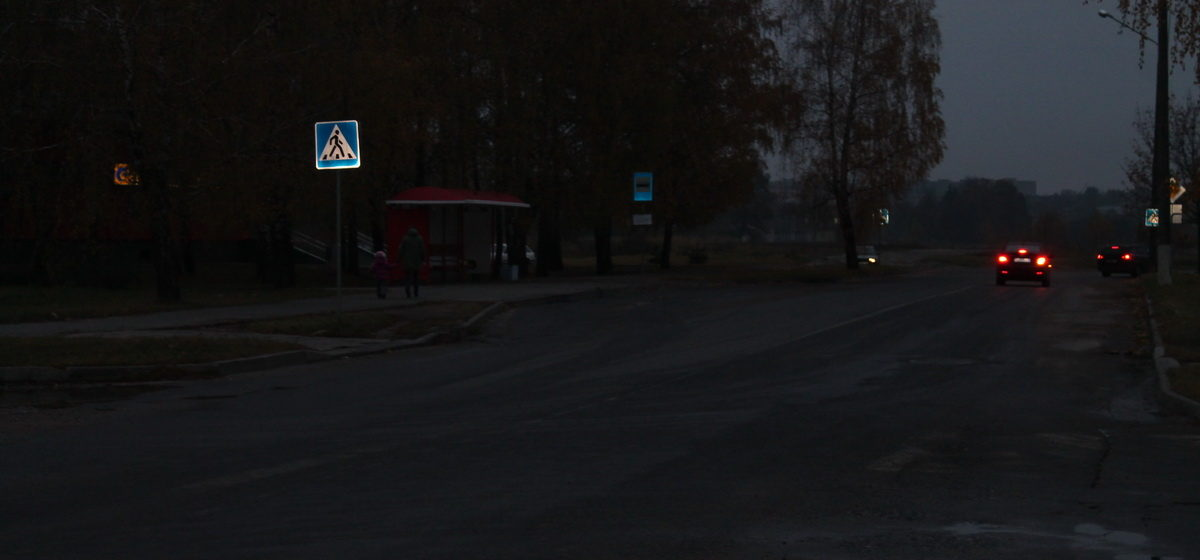
#> input picture mv.jpg, 1200 x 560 px
$ jupyter execute task1.ipynb   (older library calls are emulated)
#> lines starting #> are read from the running program, lines starting #| are printed output that depends on the picture
[cell 1]
#Task1
import numpy as np
from scipy import misc
import matplotlib.pyplot as plt
import matplotlib.image as img
from scipy import ndimage as nimg
from scipy import misc
from skimage import feature
pic2 = misc.imread('mv.jpg',mode='L')
#> pic2: shape (560, 1200); min 0, max 254, mean 22.9

#APart
arrayA = np.array([
    [1, 2, 1],
    [2, 4, 2],
    [1, 2, 1]
])
arrayA = arrayA * (1/16)

#Bpart
arrayB = np.array([
    [0, 1, 0],
    [1, 1, 1],
    [0, 1, 0]
])
arrayB = arrayB * (1/5)


#Dpart
arrayD = np.array([
    [-1, -2, -1],
    [-2, 12, -2],
    [-1, -2, -1]
])

#Epart
arrayE = np.array([
    [-1, -2, -1],
    [0, 0, 0],
    [1, 2, 1]
])

newpicA = nimg.convolve(pic2, arrayA)
newpicB = nimg.convolve(pic2, arrayB)
newpicC = nimg.median_filter(pic2, 3)
newpicD = nimg.convolve(pic2, arrayD)
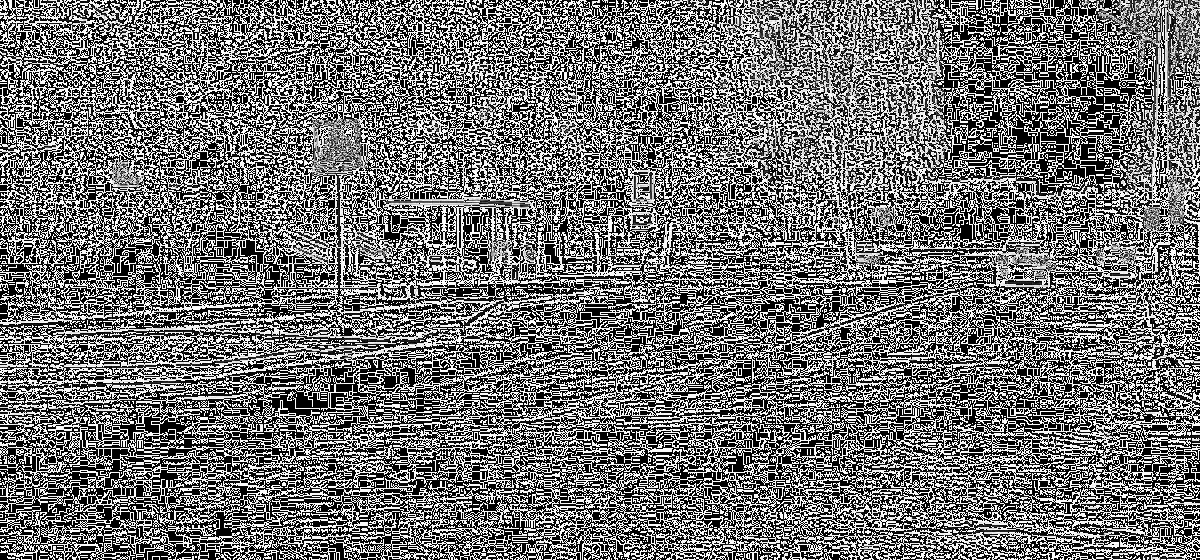
#> newpicD: shape (560, 1200); min 0, max 255, mean 114
newpicE = nimg.convolve(pic2, arrayE)
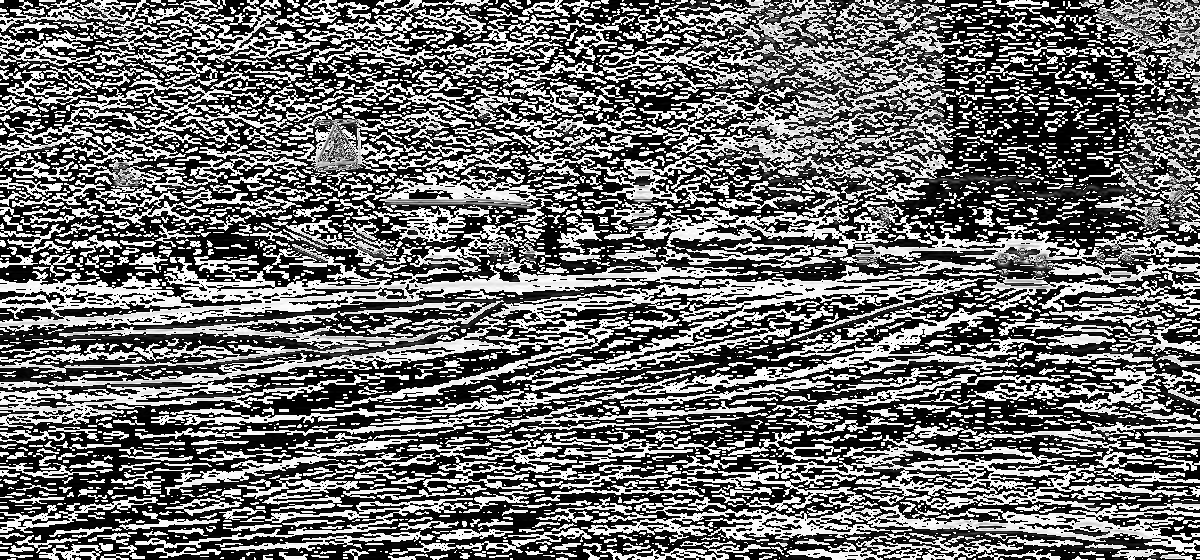
#> newpicE: shape (560, 1200); min 0, max 255, mean 109.4

fig, (ax1, ax2, ax3, ax4, ax5, ax6) = plt.subplots(nrows=1, ncols=6, figsize=(20, 3),
                                    sharex=True, sharey=True)

ax1.imshow(pic2, cmap = plt.cm.gray)
ax1.axis('off')
ax1.set_title('Original', fontsize=15)

ax2.imshow(newpicA, cmap = plt.cm.gray)
ax2.axis('off')
ax2.set_title('Filter A', fontsize=15)

ax3.imshow(newpicB, cmap = plt.cm.gray)
ax3.axis('off')
ax3.set_title('Filter B', fontsize=15)

ax4.imshow(newpicC, cmap = plt.cm.gray)
ax4.axis('off')
ax4.set_title('Filter C', fontsize=15)

ax5.imshow(newpicD, cmap = plt.cm.gray)
ax5.axis('off')
ax5.set_title('Filter D', fontsize=15)

ax6.imshow(newpicE, cmap = plt.cm.gray)
ax6.axis('off')
ax6.set_title('Filter E', fontsize=15)

plt.show()
